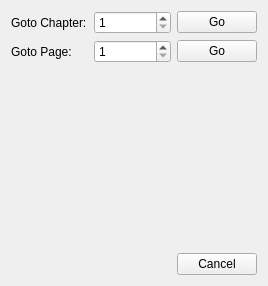
<?xml version="1.0" encoding="UTF-8"?>
<ui version="4.0">
 <class>GotoDialog</class>
 <widget class="QDialog" name="GotoDialog">
  <property name="geometry">
   <rect>
    <x>0</x>
    <y>0</y>
    <width>268</width>
    <height>286</height>
   </rect>
  </property>
  <property name="sizePolicy">
   <sizepolicy hsizetype="Expanding" vsizetype="Preferred">
    <horstretch>0</horstretch>
    <verstretch>0</verstretch>
   </sizepolicy>
  </property>
  <property name="windowTitle">
   <string>Dialog</string>
  </property>
  <layout class="QVBoxLayout" name="verticalLayout">
   <item>
    <layout class="QGridLayout" name="gridLayout">
     <item row="0" column="1">
      <widget class="QSpinBox" name="spinBoxChapter">
       <property name="sizePolicy">
        <sizepolicy hsizetype="Minimum" vsizetype="Preferred">
         <horstretch>0</horstretch>
         <verstretch>0</verstretch>
        </sizepolicy>
       </property>
       <property name="minimum">
        <number>1</number>
       </property>
      </widget>
     </item>
     <item row="0" column="2">
      <widget class="QPushButton" name="pushButtonGoChapter">
       <property name="focusPolicy">
        <enum>Qt::NoFocus</enum>
       </property>
       <property name="text">
        <string>Go</string>
       </property>
      </widget>
     </item>
     <item row="1" column="2">
      <widget class="QPushButton" name="pushButtonGoPage">
       <property name="focusPolicy">
        <enum>Qt::NoFocus</enum>
       </property>
       <property name="text">
        <string>Go</string>
       </property>
      </widget>
     </item>
     <item row="1" column="1">
      <widget class="QSpinBox" name="spinBoxPage">
       <property name="sizePolicy">
        <sizepolicy hsizetype="Minimum" vsizetype="Preferred">
         <horstretch>0</horstretch>
         <verstretch>0</verstretch>
        </sizepolicy>
       </property>
       <property name="minimum">
        <number>1</number>
       </property>
      </widget>
     </item>
     <item row="1" column="0">
      <widget class="QLabel" name="label_2">
       <property name="text">
        <string>Goto Page:</string>
       </property>
      </widget>
     </item>
     <item row="0" column="0">
      <widget class="QLabel" name="label">
       <property name="text">
        <string>Goto Chapter:</string>
       </property>
      </widget>
     </item>
    </layout>
   </item>
   <item>
    <widget class="NumpadWidget" name="numpadWidget" native="true">
     <property name="sizePolicy">
      <sizepolicy hsizetype="Expanding" vsizetype="Expanding">
       <horstretch>0</horstretch>
       <verstretch>0</verstretch>
      </sizepolicy>
     </property>
    </widget>
   </item>
   <item>
    <spacer name="verticalSpacer">
     <property name="orientation">
      <enum>Qt::Vertical</enum>
     </property>
     <property name="sizeType">
      <enum>QSizePolicy::Fixed</enum>
     </property>
     <property name="sizeHint" stdset="0">
      <size>
       <width>20</width>
       <height>40</height>
      </size>
     </property>
    </spacer>
   </item>
   <item>
    <layout class="QHBoxLayout" name="horizontalLayout_3">
     <item>
      <spacer name="horizontalSpacer">
       <property name="orientation">
        <enum>Qt::Horizontal</enum>
       </property>
       <property name="sizeHint" stdset="0">
        <size>
         <width>40</width>
         <height>20</height>
        </size>
       </property>
      </spacer>
     </item>
     <item>
      <widget class="QPushButton" name="pushButtonCancel">
       <property name="focusPolicy">
        <enum>Qt::NoFocus</enum>
       </property>
       <property name="text">
        <string> Cancel </string>
       </property>
      </widget>
     </item>
    </layout>
   </item>
  </layout>
 </widget>
 <customwidgets>
  <customwidget>
   <class>NumpadWidget</class>
   <extends>QWidget</extends>
   <header>numpadwidget.h</header>
   <container>1</container>
  </customwidget>
 </customwidgets>
 <resources/>
 <connections/>
</ui>
